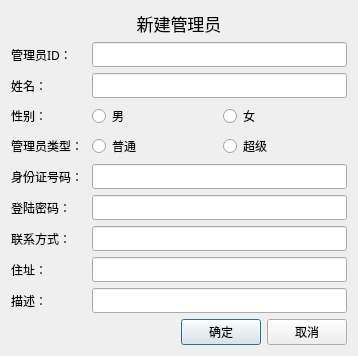
<?xml version="1.0" encoding="UTF-8"?>
<ui version="4.0">
 <class>AccountAddDialog</class>
 <widget class="QDialog" name="AccountAddDialog">
  <property name="geometry">
   <rect>
    <x>0</x>
    <y>0</y>
    <width>358</width>
    <height>349</height>
   </rect>
  </property>
  <property name="windowTitle">
   <string>AccountAddDialog</string>
  </property>
  <layout class="QGridLayout" name="gridLayout">
   <item row="1" column="0" colspan="2">
    <layout class="QHBoxLayout" name="horizontalLayout">
     <item>
      <widget class="QLabel" name="label_2">
       <property name="sizePolicy">
        <sizepolicy hsizetype="Fixed" vsizetype="Preferred">
         <horstretch>0</horstretch>
         <verstretch>0</verstretch>
        </sizepolicy>
       </property>
       <property name="minimumSize">
        <size>
         <width>75</width>
         <height>0</height>
        </size>
       </property>
       <property name="maximumSize">
        <size>
         <width>75</width>
         <height>16777215</height>
        </size>
       </property>
       <property name="font">
        <font>
         <family>微软雅黑</family>
        </font>
       </property>
       <property name="text">
        <string>管理员ID：</string>
       </property>
      </widget>
     </item>
     <item>
      <widget class="QLineEdit" name="lineEdit">
       <property name="font">
        <font>
         <family>微软雅黑</family>
        </font>
       </property>
      </widget>
     </item>
    </layout>
   </item>
   <item row="3" column="0" colspan="2">
    <layout class="QHBoxLayout" name="horizontalLayout_3">
     <item>
      <widget class="QLabel" name="label_4">
       <property name="sizePolicy">
        <sizepolicy hsizetype="Fixed" vsizetype="Preferred">
         <horstretch>0</horstretch>
         <verstretch>0</verstretch>
        </sizepolicy>
       </property>
       <property name="minimumSize">
        <size>
         <width>75</width>
         <height>0</height>
        </size>
       </property>
       <property name="maximumSize">
        <size>
         <width>75</width>
         <height>16777215</height>
        </size>
       </property>
       <property name="font">
        <font>
         <family>微软雅黑</family>
        </font>
       </property>
       <property name="text">
        <string>性别：</string>
       </property>
      </widget>
     </item>
     <item>
      <widget class="QRadioButton" name="radioButton">
       <property name="font">
        <font>
         <family>微软雅黑</family>
        </font>
       </property>
       <property name="text">
        <string>男</string>
       </property>
      </widget>
     </item>
     <item>
      <widget class="QRadioButton" name="radioButton_2">
       <property name="font">
        <font>
         <family>微软雅黑</family>
        </font>
       </property>
       <property name="text">
        <string>女</string>
       </property>
      </widget>
     </item>
    </layout>
   </item>
   <item row="4" column="0" colspan="2">
    <layout class="QHBoxLayout" name="horizontalLayout_4">
     <item>
      <widget class="QLabel" name="label_5">
       <property name="sizePolicy">
        <sizepolicy hsizetype="Fixed" vsizetype="Preferred">
         <horstretch>0</horstretch>
         <verstretch>0</verstretch>
        </sizepolicy>
       </property>
       <property name="minimumSize">
        <size>
         <width>75</width>
         <height>0</height>
        </size>
       </property>
       <property name="maximumSize">
        <size>
         <width>75</width>
         <height>16777215</height>
        </size>
       </property>
       <property name="font">
        <font>
         <family>微软雅黑</family>
        </font>
       </property>
       <property name="text">
        <string>管理员类型：</string>
       </property>
      </widget>
     </item>
     <item>
      <widget class="QRadioButton" name="radioButton_3">
       <property name="font">
        <font>
         <family>微软雅黑</family>
        </font>
       </property>
       <property name="text">
        <string>普通</string>
       </property>
      </widget>
     </item>
     <item>
      <widget class="QRadioButton" name="radioButton_4">
       <property name="font">
        <font>
         <family>微软雅黑</family>
        </font>
       </property>
       <property name="text">
        <string>超级</string>
       </property>
      </widget>
     </item>
    </layout>
   </item>
   <item row="5" column="0" colspan="2">
    <layout class="QHBoxLayout" name="horizontalLayout_5">
     <item>
      <widget class="QLabel" name="label_6">
       <property name="sizePolicy">
        <sizepolicy hsizetype="Fixed" vsizetype="Preferred">
         <horstretch>0</horstretch>
         <verstretch>0</verstretch>
        </sizepolicy>
       </property>
       <property name="minimumSize">
        <size>
         <width>75</width>
         <height>0</height>
        </size>
       </property>
       <property name="maximumSize">
        <size>
         <width>75</width>
         <height>16777215</height>
        </size>
       </property>
       <property name="font">
        <font>
         <family>微软雅黑</family>
        </font>
       </property>
       <property name="text">
        <string>身份证号码：</string>
       </property>
      </widget>
     </item>
     <item>
      <widget class="QLineEdit" name="lineEdit_3">
       <property name="font">
        <font>
         <family>微软雅黑</family>
        </font>
       </property>
      </widget>
     </item>
    </layout>
   </item>
   <item row="6" column="0" colspan="2">
    <layout class="QHBoxLayout" name="horizontalLayout_6">
     <item>
      <widget class="QLabel" name="label_7">
       <property name="sizePolicy">
        <sizepolicy hsizetype="Fixed" vsizetype="Preferred">
         <horstretch>0</horstretch>
         <verstretch>0</verstretch>
        </sizepolicy>
       </property>
       <property name="minimumSize">
        <size>
         <width>75</width>
         <height>0</height>
        </size>
       </property>
       <property name="maximumSize">
        <size>
         <width>75</width>
         <height>16777215</height>
        </size>
       </property>
       <property name="font">
        <font>
         <family>微软雅黑</family>
        </font>
       </property>
       <property name="text">
        <string>登陆密码：</string>
       </property>
      </widget>
     </item>
     <item>
      <widget class="QLineEdit" name="lineEdit_4">
       <property name="font">
        <font>
         <family>微软雅黑</family>
        </font>
       </property>
      </widget>
     </item>
    </layout>
   </item>
   <item row="7" column="0" colspan="2">
    <layout class="QHBoxLayout" name="horizontalLayout_7">
     <item>
      <widget class="QLabel" name="label_8">
       <property name="sizePolicy">
        <sizepolicy hsizetype="Fixed" vsizetype="Preferred">
         <horstretch>0</horstretch>
         <verstretch>0</verstretch>
        </sizepolicy>
       </property>
       <property name="minimumSize">
        <size>
         <width>75</width>
         <height>0</height>
        </size>
       </property>
       <property name="maximumSize">
        <size>
         <width>75</width>
         <height>16777215</height>
        </size>
       </property>
       <property name="font">
        <font>
         <family>微软雅黑</family>
        </font>
       </property>
       <property name="text">
        <string>联系方式：</string>
       </property>
      </widget>
     </item>
     <item>
      <widget class="QLineEdit" name="lineEdit_5">
       <property name="font">
        <font>
         <family>微软雅黑</family>
        </font>
       </property>
      </widget>
     </item>
    </layout>
   </item>
   <item row="8" column="0" colspan="2">
    <layout class="QHBoxLayout" name="horizontalLayout_8">
     <item>
      <widget class="QLabel" name="label_9">
       <property name="sizePolicy">
        <sizepolicy hsizetype="Fixed" vsizetype="Preferred">
         <horstretch>0</horstretch>
         <verstretch>0</verstretch>
        </sizepolicy>
       </property>
       <property name="minimumSize">
        <size>
         <width>75</width>
         <height>0</height>
        </size>
       </property>
       <property name="maximumSize">
        <size>
         <width>75</width>
         <height>16777215</height>
        </size>
       </property>
       <property name="font">
        <font>
         <family>微软雅黑</family>
        </font>
       </property>
       <property name="text">
        <string>住址：</string>
       </property>
      </widget>
     </item>
     <item>
      <widget class="QLineEdit" name="lineEdit_6">
       <property name="font">
        <font>
         <family>微软雅黑</family>
        </font>
       </property>
      </widget>
     </item>
    </layout>
   </item>
   <item row="9" column="0" colspan="2">
    <layout class="QHBoxLayout" name="horizontalLayout_9">
     <item>
      <widget class="QLabel" name="label_10">
       <property name="sizePolicy">
        <sizepolicy hsizetype="Fixed" vsizetype="Preferred">
         <horstretch>0</horstretch>
         <verstretch>0</verstretch>
        </sizepolicy>
       </property>
       <property name="minimumSize">
        <size>
         <width>75</width>
         <height>0</height>
        </size>
       </property>
       <property name="maximumSize">
        <size>
         <width>75</width>
         <height>16777215</height>
        </size>
       </property>
       <property name="font">
        <font>
         <family>微软雅黑</family>
        </font>
       </property>
       <property name="text">
        <string>描述：</string>
       </property>
      </widget>
     </item>
     <item>
      <widget class="QLineEdit" name="lineEdit_7">
       <property name="font">
        <font>
         <family>微软雅黑</family>
        </font>
       </property>
      </widget>
     </item>
    </layout>
   </item>
   <item row="10" column="1">
    <layout class="QHBoxLayout" name="horizontalLayout_10">
     <item>
      <widget class="QPushButton" name="pushButton">
       <property name="font">
        <font>
         <family>微软雅黑</family>
        </font>
       </property>
       <property name="text">
        <string>确定</string>
       </property>
      </widget>
     </item>
     <item>
      <widget class="QPushButton" name="pushButton_2">
       <property name="font">
        <font>
         <family>微软雅黑</family>
        </font>
       </property>
       <property name="text">
        <string>取消</string>
       </property>
      </widget>
     </item>
    </layout>
   </item>
   <item row="2" column="0" colspan="2">
    <layout class="QHBoxLayout" name="horizontalLayout_2">
     <item>
      <widget class="QLabel" name="label_3">
       <property name="sizePolicy">
        <sizepolicy hsizetype="Fixed" vsizetype="Preferred">
         <horstretch>0</horstretch>
         <verstretch>0</verstretch>
        </sizepolicy>
       </property>
       <property name="minimumSize">
        <size>
         <width>75</width>
         <height>0</height>
        </size>
       </property>
       <property name="maximumSize">
        <size>
         <width>75</width>
         <height>16777215</height>
        </size>
       </property>
       <property name="font">
        <font>
         <family>微软雅黑</family>
        </font>
       </property>
       <property name="text">
        <string>姓名：</string>
       </property>
      </widget>
     </item>
     <item>
      <widget class="QLineEdit" name="lineEdit_2">
       <property name="font">
        <font>
         <family>微软雅黑</family>
        </font>
       </property>
      </widget>
     </item>
    </layout>
   </item>
   <item row="0" column="0" colspan="2">
    <widget class="QLabel" name="label">
     <property name="font">
      <font>
       <family>微软雅黑</family>
       <pointsize>13</pointsize>
      </font>
     </property>
     <property name="text">
      <string>新建管理员</string>
     </property>
     <property name="alignment">
      <set>Qt::AlignCenter</set>
     </property>
    </widget>
   </item>
  </layout>
 </widget>
 <layoutdefault spacing="6" margin="11"/>
 <resources/>
 <connections/>
</ui>
